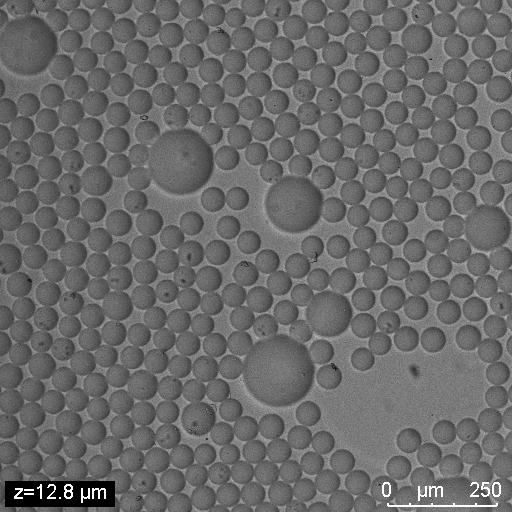
#> input picture data/input/BF image/overfocus.jpg, 512 x 512 px, found by its file name
$ python parameter_tuning_demo.py
#> lines starting #> are read from the running program, lines starting #| are printed output that depends on the picture; after the words box and inside, x2 and y2 are one past the last pixel; in counts of white or black regions, pixels touching at a corner belong together
### src/core/statistical_light_extractor.py
# python3 statistical_light_extractor.py data/input/overfocus.jpg --method basic --std-multiplier 1.0

#!/usr/bin/env python3
"""
Statistical Light Intensity Pixel Extractor - Focused Implementation

This script provides a streamlined statistical approach for light intensity pixel extraction
with extensive parameter customization options.
"""

import cv2
import numpy as np
import matplotlib.pyplot as plt
import argparse
import os
from typing import Tuple, Optional, Dict, Any


class StatisticalLightExtractor:
    """
    Focused statistical light intensity pixel extractor with customizable parameters
    """

    def __init__(self, image_path: str):
        """
        Initialize the extractor with an image

        Args:
            image_path: Path to the input image
        """
        self.image_path = image_path
        self.original_image = cv2.imread(image_path)
#> self.original_image is the input picture: shape (512, 512, 3); min 0, max 255, mean 105.8
        if self.original_image is None:
            raise ValueError(f"Could not load image from {image_path}")

        self.bgr_image = self.original_image.copy()
        self.rgb_image = cv2.cvtColor(self.original_image, cv2.COLOR_BGR2RGB)
        self.gray_image = cv2.cvtColor(self.original_image, cv2.COLOR_BGR2GRAY)
        self.height, self.width = self.gray_image.shape

        # Cache statistics for efficiency
        self._stats = None

    def get_image_statistics(self) -> Dict[str, float]:
        """
        Get comprehensive image statistics

        Returns:
            Dictionary containing image statistics
        """
        if self._stats is None:
            self._stats = {
                'mean': float(np.mean(self.gray_image)),
                'std': float(np.std(self.gray_image)),
                'median': float(np.median(self.gray_image)),
                'min': float(np.min(self.gray_image)),
                'max': float(np.max(self.gray_image)),
                'q25': float(np.percentile(self.gray_image, 25)),
                'q75': float(np.percentile(self.gray_image, 75)),
                'q90': float(np.percentile(self.gray_image, 90)),
                'q95': float(np.percentile(self.gray_image, 95)),
                'q99': float(np.percentile(self.gray_image, 99)),
                'dynamic_range': float(np.max(self.gray_image) - np.min(self.gray_image)),
                'contrast_ratio': float(np.std(self.gray_image) / np.mean(self.gray_image)) if np.mean(self.gray_image) > 0 else 0.0
            }
        return self._stats

    def extract_statistical_basic(self,
                                std_multiplier: float = 1.5,
                                use_median: bool = False,
                                min_threshold: int = 100,
                                max_threshold: int = 255) -> Tuple[np.ndarray, Dict[str, Any]]:
        """
        Basic statistical extraction: threshold = mean + (std_multiplier * std)

        Args:
            std_multiplier: Multiplier for standard deviation (higher = more selective)
            use_median: Use median instead of mean as base
            min_threshold: Minimum threshold value (clamp lower bound)
            max_threshold: Maximum threshold value (clamp upper bound)

        Returns:
            Tuple of (binary mask, extraction info)
        """
        stats = self.get_image_statistics()

        base_value = stats['median'] if use_median else stats['mean']
        threshold = base_value + (std_multiplier * stats['std'])

        # Clamp threshold to valid range
        threshold = max(min_threshold, min(threshold, max_threshold))

        # Apply threshold
        binary_mask = (self.gray_image >= threshold).astype(np.uint8) * 255

        # Calculate extraction info
        light_pixels = np.sum(binary_mask > 0)
        percentage = (light_pixels / (self.width * self.height)) * 100

        info = {
            'method': 'statistical_basic',
            'parameters': {
                'std_multiplier': std_multiplier,
                'use_median': use_median,
                'min_threshold': min_threshold,
                'max_threshold': max_threshold
            },
            'threshold_value': float(threshold),
            'base_value': float(base_value),
            'std_value': float(stats['std']),
            'light_pixels': int(light_pixels),
            'light_percentage': float(percentage)
        }

        return binary_mask, info

    def extract_statistical_adaptive(self,
                                   sensitivity: float = 0.5,
                                   contrast_boost: float = 1.0,
                                   percentile_base: float = 75.0) -> Tuple[np.ndarray, Dict[str, Any]]:
        """
        Adaptive statistical extraction that adjusts based on image characteristics

        Args:
            sensitivity: Overall sensitivity (0.0 = very selective, 1.0 = very inclusive)
            contrast_boost: Boost factor for low-contrast images
            percentile_base: Percentile to use as base instead of mean (50-99)

        Returns:
            Tuple of (binary mask, extraction info)
        """
        stats = self.get_image_statistics()

        # Adaptive threshold calculation
        base_value = np.percentile(self.gray_image, percentile_base)

        # Adjust sensitivity based on contrast
        if stats['contrast_ratio'] < 0.3:  # Low contrast
            effective_sensitivity = sensitivity * contrast_boost
        else:
            effective_sensitivity = sensitivity

        # Calculate adaptive multiplier
        std_multiplier = 2.0 * (1.0 - effective_sensitivity)  # Inverse relationship

        threshold = base_value + (std_multiplier * stats['std'])
        threshold = max(50, min(threshold, 255))  # Reasonable bounds

        # Apply threshold
        binary_mask = (self.gray_image >= threshold).astype(np.uint8) * 255

        # Calculate extraction info
        light_pixels = np.sum(binary_mask > 0)
        percentage = (light_pixels / (self.width * self.height)) * 100

        info = {
            'method': 'statistical_adaptive',
            'parameters': {
                'sensitivity': sensitivity,
                'contrast_boost': contrast_boost,
                'percentile_base': percentile_base
            },
            'threshold_value': float(threshold),
            'base_value': float(base_value),
            'std_multiplier': float(std_multiplier),
            'effective_sensitivity': float(effective_sensitivity),
            'light_pixels': int(light_pixels),
            'light_percentage': float(percentage)
        }

        return binary_mask, info

    def extract_statistical_zscore(self,
                                  z_threshold: float = 1.5,
                                  robust: bool = True) -> Tuple[np.ndarray, Dict[str, Any]]:
        """
        Z-score based statistical extraction

        Args:
            z_threshold: Z-score threshold (standard deviations from mean)
            robust: Use median and MAD instead of mean and std for robustness

        Returns:
            Tuple of (binary mask, extraction info)
        """
        stats = self.get_image_statistics()

        if robust:
            # Use median and MAD (Median Absolute Deviation) for robustness
            center = stats['median']
            mad = np.median(np.abs(self.gray_image - center))
            scale = mad * 1.4826  # Scale factor to approximate standard deviation
        else:
            # Use mean and standard deviation
            center = stats['mean']
            scale = stats['std']

        # Calculate z-scores
        z_scores = np.abs(self.gray_image - center) / scale if scale > 0 else np.zeros_like(self.gray_image)

        # Apply threshold (pixels with high positive z-scores are bright)
        threshold_mask = (self.gray_image > center) & (z_scores >= z_threshold)
        binary_mask = threshold_mask.astype(np.uint8) * 255

        # Calculate extraction info
        light_pixels = np.sum(binary_mask > 0)
        percentage = (light_pixels / (self.width * self.height)) * 100

        info = {
            'method': 'statistical_zscore',
            'parameters': {
                'z_threshold': z_threshold,
                'robust': robust
            },
            'center_value': float(center),
            'scale_value': float(scale),
            'light_pixels': int(light_pixels),
            'light_percentage': float(percentage)
        }

        return binary_mask, info

    def extract_statistical_iqr(self,
                               iqr_multiplier: float = 1.5,
                               upper_only: bool = True) -> Tuple[np.ndarray, Dict[str, Any]]:
        """
        IQR (Interquartile Range) based statistical extraction

        Args:
            iqr_multiplier: Multiplier for IQR to determine outliers
            upper_only: Only consider upper outliers (bright pixels)

        Returns:
            Tuple of (binary mask, extraction info)
        """
        stats = self.get_image_statistics()

        q25, q75 = stats['q25'], stats['q75']
        iqr = q75 - q25

        if upper_only:
            # Only upper outliers (bright pixels)
            upper_threshold = q75 + (iqr_multiplier * iqr)
            binary_mask = (self.gray_image >= upper_threshold).astype(np.uint8) * 255
            threshold_value = upper_threshold
        else:
            # Both upper and lower outliers
            lower_threshold = q25 - (iqr_multiplier * iqr)
            upper_threshold = q75 + (iqr_multiplier * iqr)
            outlier_mask = (self.gray_image <= lower_threshold) | (self.gray_image >= upper_threshold)
            binary_mask = outlier_mask.astype(np.uint8) * 255
            threshold_value = (lower_threshold, upper_threshold)

        # Calculate extraction info
        light_pixels = np.sum(binary_mask > 0)
        percentage = (light_pixels / (self.width * self.height)) * 100

        info = {
            'method': 'statistical_iqr',
            'parameters': {
                'iqr_multiplier': iqr_multiplier,
                'upper_only': upper_only
            },
            'q25': float(q25),
            'q75': float(q75),
            'iqr': float(iqr),
            'threshold_value': threshold_value if isinstance(threshold_value, tuple) else float(threshold_value),
            'light_pixels': int(light_pixels),
            'light_percentage': float(percentage)
        }

        return binary_mask, info

    def extract_statistical_custom(self,
                                 base_method: str = "mean",
                                 multiplier: float = 1.5,
                                 offset: float = 0.0,
                                 power: float = 1.0) -> Tuple[np.ndarray, Dict[str, Any]]:
        """
        Custom statistical extraction with flexible formula
        Formula: threshold = (base_value + offset) + multiplier * (std ^ power)

        Args:
            base_method: Base value method ("mean", "median", "q75", "q90", "q95")
            multiplier: Multiplier for the spread measure
            offset: Offset to add to base value
            power: Power to raise std to (1.0 = linear, 0.5 = sqrt, 2.0 = quadratic)

        Returns:
            Tuple of (binary mask, extraction info)
        """
        stats = self.get_image_statistics()

        # Get base value
        base_value = stats.get(base_method, stats['mean'])

        # Calculate threshold with custom formula
        std_powered = stats['std'] ** power
        threshold = (base_value + offset) + (multiplier * std_powered)
        threshold = max(0, min(threshold, 255))  # Clamp to valid range

        # Apply threshold
        binary_mask = (self.gray_image >= threshold).astype(np.uint8) * 255

        # Calculate extraction info
        light_pixels = np.sum(binary_mask > 0)
        percentage = (light_pixels / (self.width * self.height)) * 100

        info = {
            'method': 'statistical_custom',
            'parameters': {
                'base_method': base_method,
                'multiplier': multiplier,
                'offset': offset,
                'power': power
            },
            'base_value': float(base_value),
            'std_powered': float(std_powered),
            'threshold_value': float(threshold),
            'light_pixels': int(light_pixels),
            'light_percentage': float(percentage)
        }

        return binary_mask, info

    def morphological_cleanup(self, binary_mask: np.ndarray,
                            kernel_size: int = 3,
                            operations: str = "close") -> np.ndarray:
        """Apply morphological operations to clean up the binary mask"""
        kernel = cv2.getStructuringElement(cv2.MORPH_ELLIPSE, (kernel_size, kernel_size))

        if operations == "open":
            cleaned = cv2.morphologyEx(binary_mask, cv2.MORPH_OPEN, kernel)
        elif operations == "close":
            cleaned = cv2.morphologyEx(binary_mask, cv2.MORPH_CLOSE, kernel)
        elif operations == "open_close":
            opened = cv2.morphologyEx(binary_mask, cv2.MORPH_OPEN, kernel)
            cleaned = cv2.morphologyEx(opened, cv2.MORPH_CLOSE, kernel)
        else:
            cleaned = binary_mask

        return cleaned

    def parameter_sweep(self, method: str = "basic", param_ranges: Dict = None) -> Dict[str, Any]:
        """
        Perform parameter sweep to find optimal settings

        Args:
            method: Method to sweep ("basic", "adaptive", "zscore", "iqr", "custom")
            param_ranges: Dictionary of parameter ranges to test

        Returns:
            Dictionary with sweep results
        """
        if param_ranges is None:
            if method == "basic":
                param_ranges = {'std_multiplier': [0.5, 1.0, 1.5, 2.0, 2.5]}
            elif method == "adaptive":
                param_ranges = {'sensitivity': [0.2, 0.4, 0.6, 0.8]}
            elif method == "zscore":
                param_ranges = {'z_threshold': [1.0, 1.5, 2.0, 2.5]}
            elif method == "iqr":
                param_ranges = {'iqr_multiplier': [1.0, 1.5, 2.0, 2.5]}
            elif method == "custom":
                param_ranges = {'multiplier': [0.5, 1.0, 1.5, 2.0]}

        results = []

        for param_name, param_values in param_ranges.items():
            for param_value in param_values:
                kwargs = {param_name: param_value}

                try:
                    if method == "basic":
                        mask, info = self.extract_statistical_basic(**kwargs)
                    elif method == "adaptive":
                        mask, info = self.extract_statistical_adaptive(**kwargs)
                    elif method == "zscore":
                        mask, info = self.extract_statistical_zscore(**kwargs)
                    elif method == "iqr":
                        mask, info = self.extract_statistical_iqr(**kwargs)
                    elif method == "custom":
                        mask, info = self.extract_statistical_custom(**kwargs)

                    results.append({
                        'parameters': info['parameters'],
                        'light_percentage': info['light_percentage'],
                        'light_pixels': info['light_pixels'],
                        'threshold_value': info.get('threshold_value', 'N/A')
                    })

                except Exception as e:
                    print(f"Error with {param_name}={param_value}: {e}")

        return {
            'method': method,
            'sweep_results': results,
            'best_result': min(results, key=lambda x: abs(x['light_percentage'] - 5.0)) if results else None  # Target ~5% light pixels
        }

    def visualize_comparison(self, methods_and_params: list, save_path: Optional[str] = None):
        """
        Visualize comparison of different parameter settings

        Args:
            methods_and_params: List of (method_name, parameters) tuples
            save_path: Optional path to save visualization
        """
        n_methods = len(methods_and_params)
        n_cols = min(4, n_methods + 1)  # +1 for original
        n_rows = (n_methods + 1 + n_cols - 1) // n_cols

        fig, axes = plt.subplots(n_rows, n_cols, figsize=(4 * n_cols, 4 * n_rows))
        if n_rows == 1:
            axes = axes if n_cols > 1 else [axes]
        else:
            axes = axes.flatten()

        # Show original image
        axes[0].imshow(self.rgb_image)
        axes[0].set_title('Original Image')
        axes[0].axis('off')

        # Show results for each method/parameter combination
        for i, (method_name, params) in enumerate(methods_and_params, 1):
            if i < len(axes):
                # Extract using specified method and parameters
                if method_name == "basic":
                    mask, info = self.extract_statistical_basic(**params)
                elif method_name == "adaptive":
                    mask, info = self.extract_statistical_adaptive(**params)
                elif method_name == "zscore":
                    mask, info = self.extract_statistical_zscore(**params)
                elif method_name == "iqr":
                    mask, info = self.extract_statistical_iqr(**params)
                elif method_name == "custom":
                    mask, info = self.extract_statistical_custom(**params)

                axes[i].imshow(mask, cmap='gray')
                title = f"{method_name}\n{info['light_percentage']:.1f}%"
                axes[i].set_title(title, fontsize=10)
                axes[i].axis('off')

        # Hide unused subplots
        for i in range(len(methods_and_params) + 1, len(axes)):
            axes[i].axis('off')

        plt.tight_layout()

        if save_path:
            plt.savefig(save_path, dpi=300, bbox_inches='tight')
            print(f"Comparison saved to: {save_path}")

        plt.show()


# [81 lines left out: function main, not called in this run]


# [2 lines that do not run on import are left out]

### tools/parameter_tuning_demo.py
#!/usr/bin/env python3
"""
Parameter Tuning Demo for Statistical Light Extraction

This script demonstrates how to tune parameters for optimal light pixel extraction.
"""

from src.core.statistical_light_extractor import StatisticalLightExtractor
import numpy as np

def demo_basic_parameter_tuning():
    """Demonstrate basic parameter tuning"""

    image_path = "/home/jimmy/code/2Dto3D_2/data/input/overfocus.jpg"
    extractor = StatisticalLightExtractor(image_path)

    print("=== BASIC METHOD PARAMETER TUNING ===")
    print("Testing different std_multiplier values:")

    # Test different std_multiplier values
    multipliers = [0.5, 1.0, 1.5, 2.0, 2.5, 3.0]

    for multiplier in multipliers:
        mask, info = extractor.extract_statistical_basic(std_multiplier=multiplier)
        cleaned_mask = extractor.morphological_cleanup(mask)

        print(f"  std_multiplier={multiplier:3.1f}: "
              f"{info['light_percentage']:5.1f}% light pixels "
              f"(threshold: {info['threshold_value']:6.1f})")
#> this loop made 6 passes
#> (threshold in extract_statistical_basic, light_pixels in extract_statistical_basic, percentage in extract_statistical_basic) on passes 1 to 6: (117.2, 66098, 25.21), (128.7, 31252, 11.92), (140.1, 11500, 4.39), (151.6, 3806, 1.45), (163, 1402, 0.535), (174.5, 1081, 0.412)
#> (printed output is left out)
#> pass 1, in extract_statistical_basic, `binary_mask = (self.gray_image >= threshold).astype(np.uint8) * 255`:
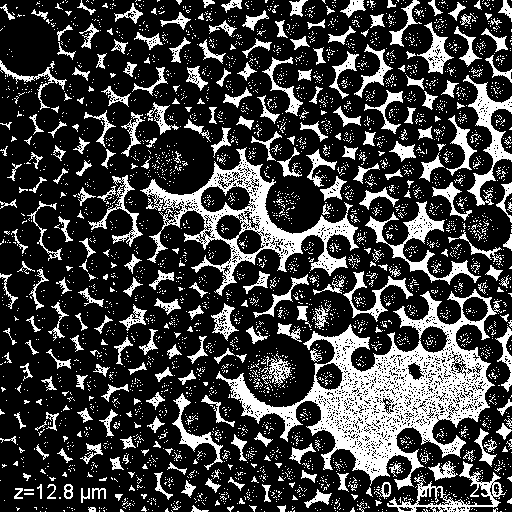
#> binary_mask: shape (512, 512); 25.2% white; 3598 white regions (3302 under 20 px), largest, box (x1, y1, x2, y2) and area: (216, 289, 502, 490) 16233, (140, 147, 359, 296) 6611, (365, 201, 481, 285) 1702
#> pass 1, in morphological_cleanup, `cleaned = cv2.morphologyEx(binary_mask, cv2.MORPH_CLOSE, kernel)`:
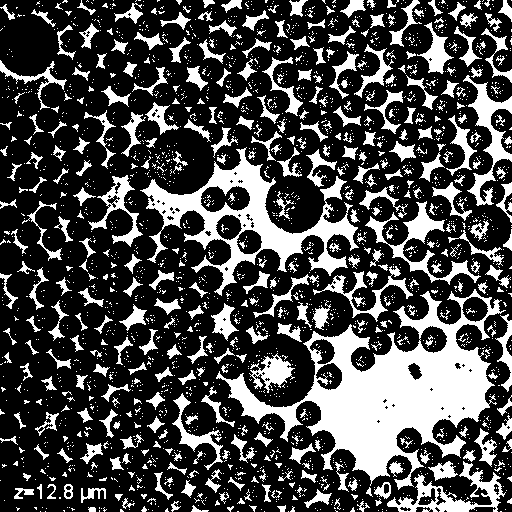
#> cleaned: shape (512, 512); 29% white; 2302 white regions (1908 under 20 px), largest, box (x1, y1, x2, y2) and area: (216, 289, 506, 490) 19044, (140, 147, 359, 296) 8184, (387, 461, 506, 512) 1840
#> pass 2, in extract_statistical_basic (call 2), `binary_mask = (self.gray_image >= threshold).astype(np.uint8) * 255`:
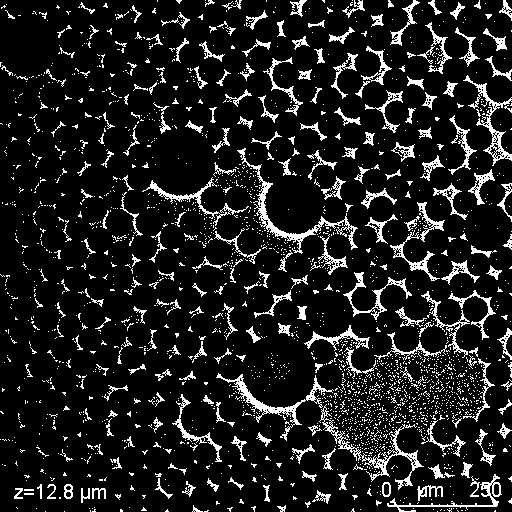
#> binary_mask: shape (512, 512); 11.9% white in thin lines or dots
#> pass 2, in morphological_cleanup (call 2), `cleaned = cv2.morphologyEx(binary_mask, cv2.MORPH_CLOSE, kernel)`:
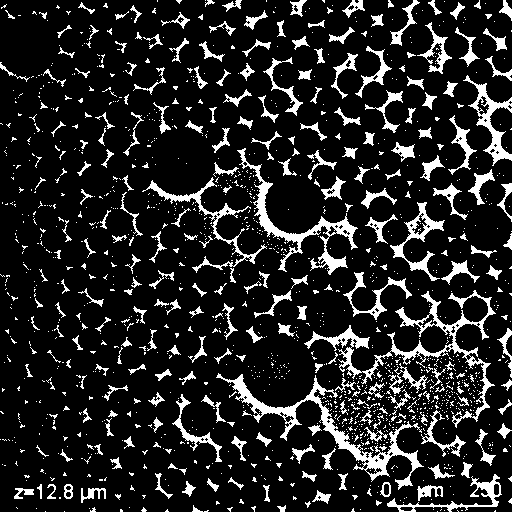
#> cleaned: shape (512, 512); 14.2% white; 1439 white regions (1190 under 20 px), largest, box (x1, y1, x2, y2) and area: (304, 290, 496, 428) 3111, (216, 373, 424, 490) 2870, (237, 148, 358, 275) 2026

    print("\nTesting with median base vs mean base:")
    for use_median in [False, True]:
        mask, info = extractor.extract_statistical_basic(
            std_multiplier=1.5,
            use_median=use_median
        )
        base_type = "median" if use_median else "mean"
        print(f"  {base_type:6} base: {info['light_percentage']:5.1f}% light pixels "
              f"(base: {info['base_value']:6.1f}, threshold: {info['threshold_value']:6.1f})")
#> this loop made 2 passes
#> (base_value in extract_statistical_basic, threshold in extract_statistical_basic, light_pixels in extract_statistical_basic, percentage in extract_statistical_basic) on passes 1 to 2: (105.8, 140.1, 11500, 4.39), (105, 139.3, 12545, 4.79)
#> (printed output is left out)
#> (the rest of the program and of its run is left out)
